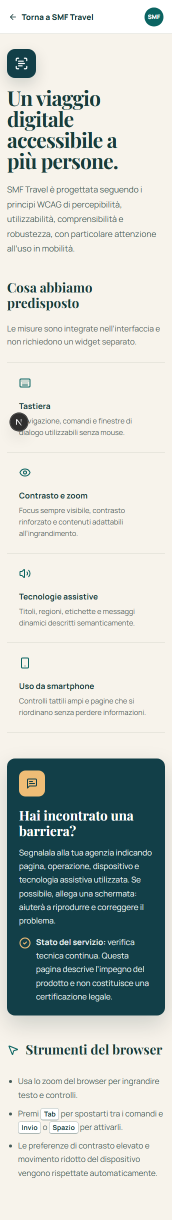
#> input picture .tmp-accessibility-fold.png, 344 x 2440 px (shown at 1/2 size)
$ python make_doc_contact_sheets.py .. out
#> lines starting #> are read from the running program, lines starting #| are printed output that depends on the picture
from __future__ import annotations

import argparse
import math
from pathlib import Path

from PIL import Image, ImageDraw, ImageFont


def main() -> None:
    parser = argparse.ArgumentParser(description="Create labelled contact sheets from rendered document pages.")
    parser.add_argument("input_dir", type=Path)
    parser.add_argument("output_dir", type=Path)
    parser.add_argument("--pages-per-sheet", type=int, default=4)
    args = parser.parse_args()

    pages = sorted(args.input_dir.glob("*.png"))
    if not pages:
        raise SystemExit(f"No PNG pages found in {args.input_dir}")

    args.output_dir.mkdir(parents=True, exist_ok=True)
    columns = 2
    rows = math.ceil(args.pages_per_sheet / columns)
    thumb_width = 700
    label_height = 34
    gap = 18
    font = ImageFont.load_default()

    for sheet_index, start in enumerate(range(0, len(pages), args.pages_per_sheet), 1):
        selected = pages[start : start + args.pages_per_sheet]
        rendered: list[tuple[Path, Image.Image]] = []
        max_height = 0
        for page in selected:
            image = Image.open(page).convert("RGB")
#> image is the input picture: PIL image 344x2440 RGB; mean R, G, B 197.1, 203.4, 198.9
            height = round(image.height * thumb_width / image.width)
#> height = 4965
            image = image.resize((thumb_width, height), Image.Resampling.LANCZOS)
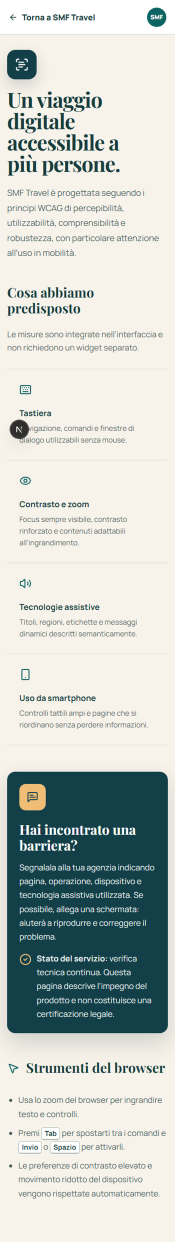
#> image: PIL image 700x4965 RGB (shown at 1/4 size); mean R, G, B 197, 203.4, 198.9
            rendered.append((page, image))
            max_height = max(max_height, height)
#> max_height = 4965

        canvas = Image.new(
            "RGB",
            (
                columns * thumb_width + (columns + 1) * gap,
                rows * (max_height + label_height) + (rows + 1) * gap,
            ),
            "#d8d8d8",
        )
#> canvas: PIL image 1454x10052 RGB; every value is 216
        draw = ImageDraw.Draw(canvas)
        for position, (page, image) in enumerate(rendered):
            row, column = divmod(position, columns)
            x = gap + column * (thumb_width + gap)
            y = gap + row * (max_height + label_height + gap)
            draw.text((x, y), page.stem, fill="black", font=font)
            canvas.paste(image, (x, y + label_height))
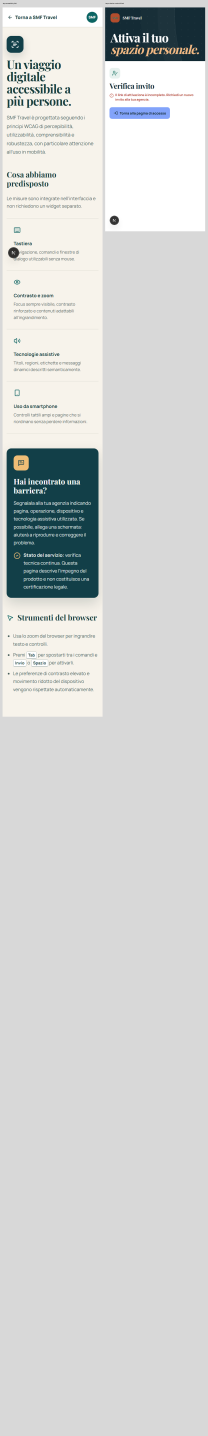
#> canvas: PIL image 1454x10052 RGB (shown at 1/7 size); mean R, G, B 210.2, 212, 211.3

        canvas.save(args.output_dir / f"sheet-{sheet_index:02d}.jpg", quality=88, optimize=True)


if __name__ == "__main__":
    main()

$ run again, on .tmp-activation-android.png
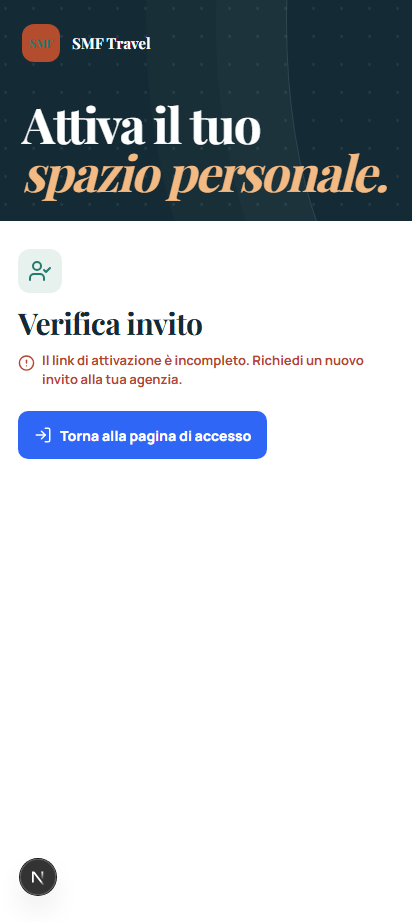
#> input picture .tmp-activation-android.png, 412 x 922 px
#> in main, image is the input picture: PIL image 412x922 RGB; mean R, G, B 197.2, 202.2, 207.5
#> in main, `image = image.resize((thumb_width, height), Image.Resampling.LANCZOS)`:
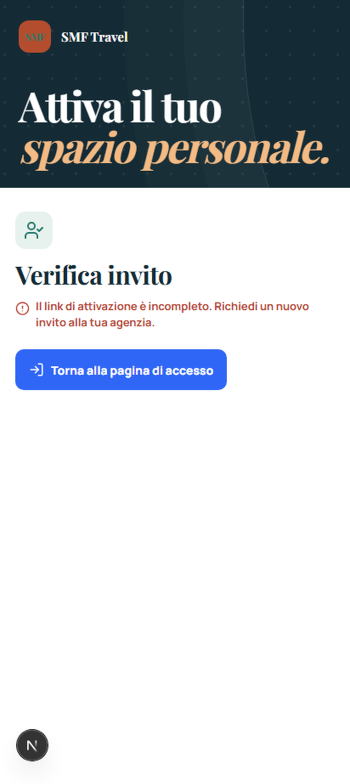
#> image: PIL image 700x1567 RGB (shown at 1/2 size); mean R, G, B 197.1, 202.1, 207.4
#> the loop in main, `for position, (page, image) in enumerate(rendered):` made 1 pass
#> (position, row, column, x, y) on pass 1: (0, 0, 0, 18, 18)
#> after the loop in main, `for position, (page, image) in enumerate(rendered):`:
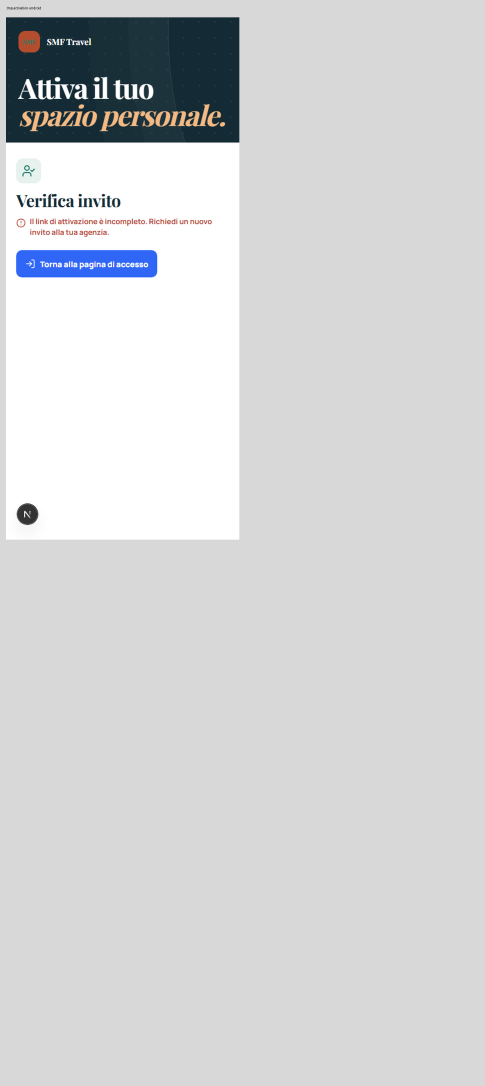
#> canvas: PIL image 1454x3256 RGB (shown at 1/3 size); mean R, G, B 211.6, 212.8, 214

$ run again, on .tmp-login-fold.png
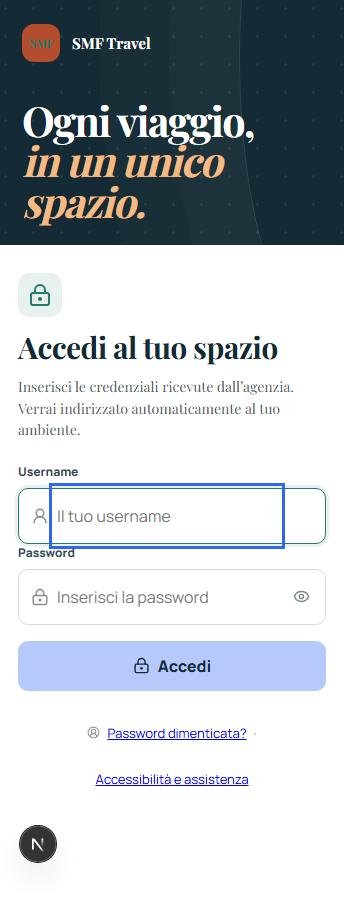
#> input picture .tmp-login-fold.png, 344 x 913 px
#> in main, image is the input picture: PIL image 344x913 RGB; mean R, G, B 188.2, 194.3, 199.8
#> in main, `image = image.resize((thumb_width, height), Image.Resampling.LANCZOS)`:
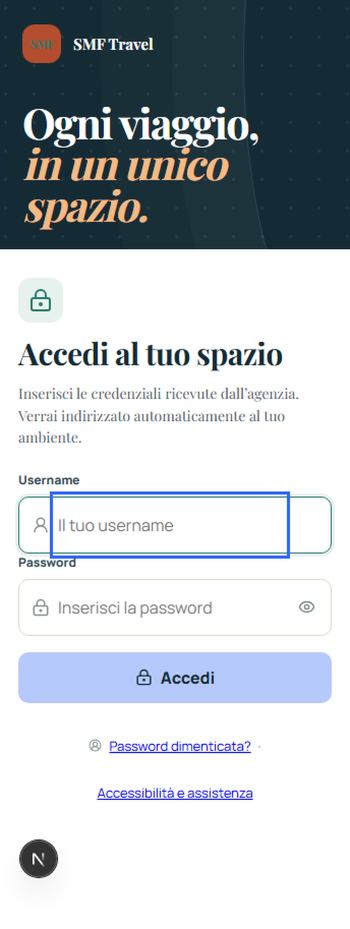
#> image: PIL image 700x1858 RGB (shown at 1/2 size); mean R, G, B 187.8, 194, 199.6
#> the loop in main, `for position, (page, image) in enumerate(rendered):` made 1 pass
#> (position, row, column, x, y) on pass 1: (0, 0, 0, 18, 18)
#> after the loop in main, `for position, (page, image) in enumerate(rendered):`:
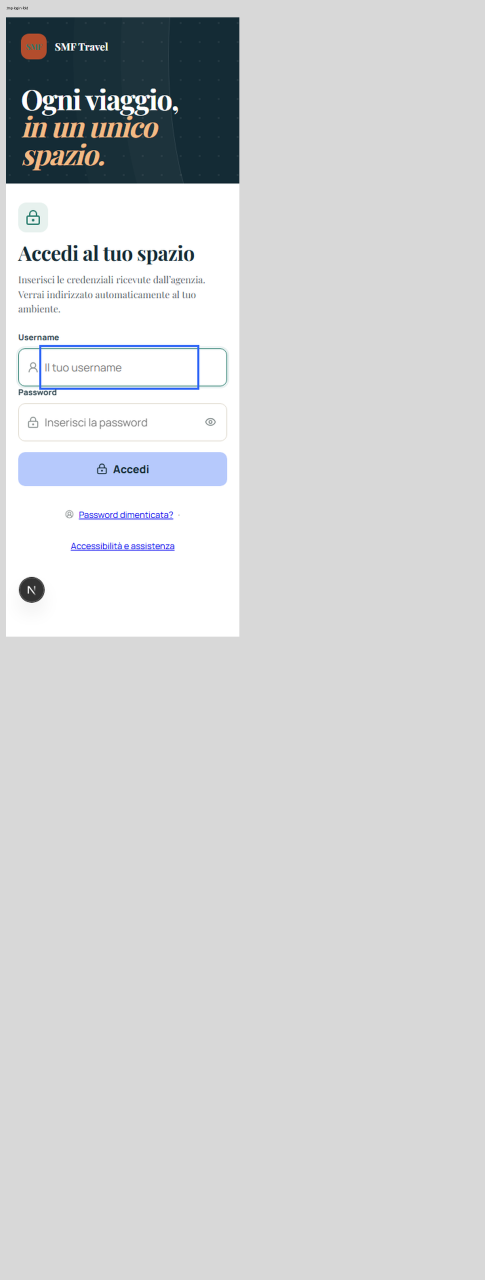
#> canvas: PIL image 1454x3838 RGB (shown at 1/3 size); mean R, G, B 209.4, 210.9, 212.2
